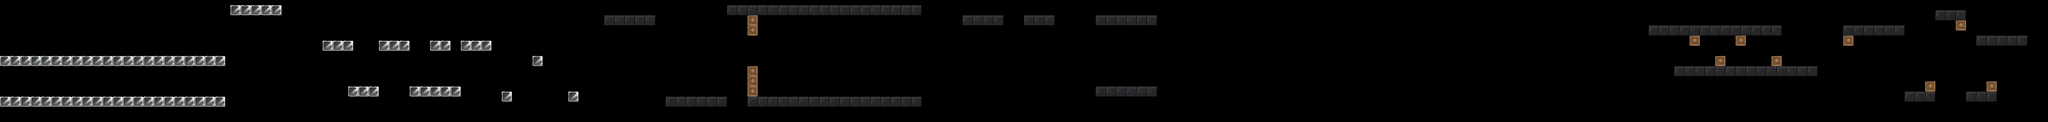

This game map was drawn from its Tiled (.tmx) file and the tilesets committed beside it. A one-line description and the trimmed map source follow:
An orthogonal 400x24 tile map with 32x32 px tiles, 1 tile layer (Wall), 1 hidden layer not drawn, 2 tilesets and 152 objects.

<map version="1.0" orientation="orthogonal" width="400" height="24" tilewidth="32" tileheight="32">
 <tileset firstgid="1" name="brick2" tilewidth="32" tileheight="32">
  <image source="brick2.png" width="320" height="64" />
 </tileset>
 <tileset firstgid="21" name="brick_lv3" tilewidth="32" tileheight="32">
  <image source="brick_lv3.png" width="384" height="64" />
 </tileset>
 <objectgroup name="brick_stone" width="400" height="24" visible="0">
  <object x="3072" y="576" width="64" height="64" />
  <object x="3136" y="576" width="64" height="64" />
  <object x="7360" y="192" width="64" height="64" />
  <object x="7296" y="192" width="64" height="64" />
  <object x="12672" y="224" width="64" height="64" />
  <object x="12736" y="224" width="64" height="64" />
  <object x="12736" y="512" width="64" height="64" />
  <object x="12672" y="512" width="64" height="64" />
  <object x="9568" y="480" width="64" height="64" />
  <object x="9952" y="480" width="64" height="64" />
  <object x="10272" y="480" width="64" height="64" />
 </objectgroup>
 <objectgroup name="brick_grass" width="400" height="24">
  <object x="0" y="352" width="1403" height="59" />
  <object x="2" y="610" width="1403" height="59" />
  <object x="1442" y="34" width="315" height="59" />
  <object x="6850" y="98" width="379" height="59" />
  <object x="10306" y="162" width="827" height="59" />
  <object x="10466" y="418" width="891" height="59" />
  <object x="3778" y="98" width="315" height="59" />
  <object x="4160" y="608" width="384" height="64" />
  <object x="4546" y="34" width="1211" height="59" />
  <object x="4674" y="610" width="1083" height="59" />
  <object x="6850" y="546" width="379" height="59" />
  <object x="11522" y="162" width="384" height="64" />
  <object x="11906" y="578" width="187" height="59" />
  <object x="12098" y="66" width="187" height="59" />
  <object x="12290" y="578" width="187" height="59" />
  <object x="12352" y="224" width="311" height="59" />
  <object x="6016" y="96" width="256" height="64" />
  <object x="6400" y="96" width="192" height="64" />
 </objectgroup>
 <objectgroup name="brick_ice" width="400" height="24">
  <object x="1632" y="544" width="64" height="64" />
  <object x="1696" y="544" width="64" height="64" />
  <object x="1760" y="544" width="64" height="64" />
  <object x="1824" y="544" width="64" height="64" />
  <object x="1888" y="544" width="64" height="64" />
  <object x="1952" y="544" width="64" height="64" />
  <object x="3200" y="576" width="64" height="64" />
  <object x="3392" y="352" width="64" height="64" />
  <object x="3616" y="576" width="64" height="64" />
 </objectgroup>
 <objectgroup name="brick_dice" width="400" height="24">
  <object x="11395" y="163" width="59" height="59" />
  <object x="11331" y="163" width="59" height="59" />
  <object x="11459" y="163" width="59" height="59" />
  <object x="11203" y="163" width="59" height="59" />
  <object x="11139" y="163" width="59" height="59" />
  <object x="11267" y="163" width="59" height="59" />
  <object x="11360" y="416" width="59" height="59" />
  <object x="11552" y="416" width="59" height="59" />
  <object x="11424" y="416" width="59" height="59" />
  <object x="11680" y="416" width="59" height="59" />
  <object x="11616" y="416" width="59" height="59" />
  <object x="11488" y="416" width="59" height="59" />
  <object x="5984" y="544" width="64" height="64" />
  <object x="6048" y="544" width="64" height="64" />
  <object x="6112" y="544" width="64" height="64" />
  <object x="6176" y="544" width="64" height="64" />
  <object x="7424" y="192" width="59" height="59" />
  <object x="7488" y="192" width="59" height="59" />
  <object x="7552" y="192" width="59" height="59" />
  <object x="7680" y="480" width="59" height="59" />
  <object x="7616" y="480" width="59" height="59" />
  <object x="7552" y="480" width="59" height="59" />
  <object x="7840" y="192" width="59" height="59" />
  <object x="7904" y="192" width="59" height="59" />
  <object x="7968" y="192" width="59" height="59" />
  <object x="8096" y="480" width="59" height="59" />
  <object x="8224" y="480" width="59" height="59" />
  <object x="8160" y="480" width="59" height="59" />
  <object x="5376" y="96" width="64" height="64" />
  <object x="5440" y="96" width="64" height="64" />
  <object x="5504" y="96" width="64" height="64" />
  <object x="6720" y="544" width="64" height="64" />
  <object x="6592" y="544" width="64" height="64" />
  <object x="6656" y="544" width="64" height="64" />
  <object x="6528" y="544" width="64" height="64" />
  <object x="8288" y="480" width="64" height="64" />
  <object x="8352" y="480" width="64" height="64" />
  <object x="8480" y="480" width="64" height="64" />
  <object x="8416" y="480" width="64" height="64" />
  <object x="8608" y="480" width="64" height="64" />
  <object x="8544" y="480" width="64" height="64" />
  <object x="8736" y="480" width="64" height="64" />
  <object x="8672" y="480" width="64" height="64" />
  <object x="8864" y="480" width="64" height="64" />
  <object x="8800" y="480" width="64" height="64" />
  <object x="8992" y="480" width="64" height="64" />
  <object x="8928" y="480" width="64" height="64" />
  <object x="9120" y="480" width="64" height="64" />
  <object x="9056" y="480" width="64" height="64" />
  <object x="9248" y="480" width="64" height="64" />
  <object x="9184" y="480" width="64" height="64" />
  <object x="9376" y="480" width="64" height="64" />
  <object x="9312" y="480" width="64" height="64" />
  <object x="9504" y="480" width="64" height="64" />
  <object x="9440" y="480" width="64" height="64" />
  <object x="9632" y="480" width="64" height="64" />
  <object x="9760" y="480" width="64" height="64" />
  <object x="9696" y="480" width="64" height="64" />
  <object x="9888" y="480" width="64" height="64" />
  <object x="9824" y="480" width="64" height="64" />
  <object x="10016" y="480" width="64" height="64" />
  <object x="10144" y="480" width="64" height="64" />
  <object x="10080" y="480" width="64" height="64" />
  <object x="10208" y="480" width="64" height="64" />
 </objectgroup>
 <objectgroup name="brick_wood" width="400" height="24">
  <object x="4674" y="98" width="59" height="59" />
  <object x="4674" y="162" width="59" height="59" />
  <object x="4674" y="546" width="59" height="59" />
  <object x="4674" y="482" width="59" height="59" />
  <object x="4674" y="418" width="59" height="59" />
  <object x="10562" y="226" width="59" height="59" />
  <object x="10722" y="354" width="59" height="59" />
  <object x="10850" y="226" width="59" height="59" />
  <object x="11074" y="354" width="59" height="59" />
  <object x="11522" y="226" width="59" height="59" />
  <object x="12034" y="514" width="59" height="59" />
  <object x="12226" y="130" width="59" height="59" />
  <object x="12418" y="514" width="59" height="59" />
 </objectgroup>
 <objectgroup name="brick_check" width="400" height="24" visible="0" />
 <objectgroup name="diamond" width="400" height="24">
  <object x="480" y="512" />
  <object x="3232" y="544" />
  <object x="3360" y="544" />
  <object x="3488" y="544" />
  <object x="3616" y="544" />
  <object x="3744" y="544" />
  <object x="3872" y="544" />
  </objectgroup>
 <objectgroup name="heart" width="400" height="24">
  <!-- 16 objects omitted --></objectgroup>
 <objectgroup name="spade" width="400" height="24" />
 <objectgroup name="club" width="400" height="24" />
 <layer name="joker" width="400" height="24" visible="0">
  <data>[9600 cells, 0 non-empty, 0 distinct tile ids]</data>
 </layer>
 <objectgroup name="piranha" width="400" height="24">
  <!-- 14 objects omitted --></objectgroup>
 <layer name="Wall" width="400" height="24">
  <data>[9600 cells, 788 non-empty, 12 distinct tile ids]</data>
 </layer>
 <objectgroup name="icicle" width="400" height="24">
  <!-- 3 objects omitted --></objectgroup>
</map>
<!-- 30 of 152 objects omitted -->